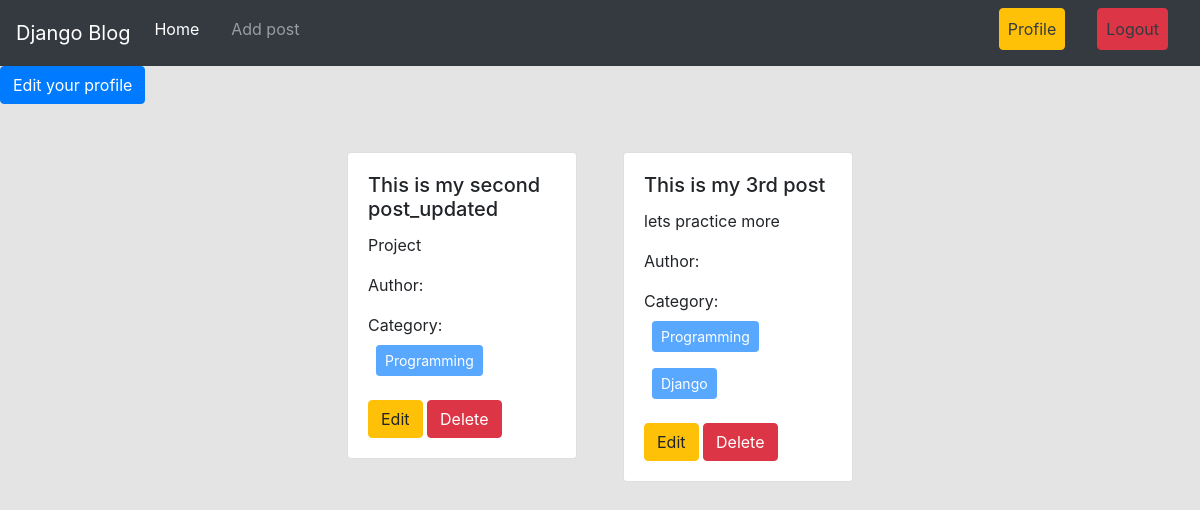
Screenshot of /author/profile/ (signed in) with the database file from the repository.
### posts/models.py (models this page shows, shortened)
class Post(models.Model):
    title = models.CharField(max_length=50)
    content = models.TextField()
    category = models.ManyToManyField(Category)
    author = models.ForeignKey(User,on_delete=models.CASCADE) #all will be delete

### catagories/models.py (models this page shows, shortened)
class Category(models.Model):
    name = models.CharField(max_length=100)
    slug = models.SlugField(max_length=100 ,unique = True,null=True,blank = True)

### author/views.py (the view)
# urls.py: path('profile/',views.profile,name = 'profile'),
@login_required
def profile(request):
    data = Post.objects.filter(author=request.user)
    return render(request, 'profile.html',{'data':data})

### author/templates/profile.html
{% extends 'base.html' %}
{% load crispy_forms_tags %}
{% block content %}
<div>
    <a class= 'btn btn-primary' href = '{%url 'edit_profile'%}'>Edit your profile</a>
</div>
 <div class="d-flex flex-wrap justify-content-center px-5 pt-5">
    {%for post in data%}
    <div class="col-sm-3">
    <div class="card mx-2">
      <div class="card-body">
        <h5 class="card-title">{{post.title}}</h5>
        <p class="card-text">
            {{post.content}}
        </p>
        <p>Author: {{post.author.first_name}} {{post.author.last_name}}</p>
        <p>Category:
            {% for cat in post.category.all %}
            <button class='btn btn-primary m-2 btn-sm' disabled>{{cat.name}}</button>
            {% endfor %}
        </p>
        <a href="{%url 'edit_post' post.id %}" class='btn btn-warning'>Edit</a>
        <a href="{%url 'delete_post' post.id %}" class='btn btn-danger'>Delete</a>
      </div>
    </div>
  </div>
    {%endfor%}
</div>
{% endblock %}

### rows the page displays
Post: title "This is my second post_updated", content "Project"
Category: name "Programming"
Post: title "This is my 3rd post", content "lets practice more"
Category: name "Django"
